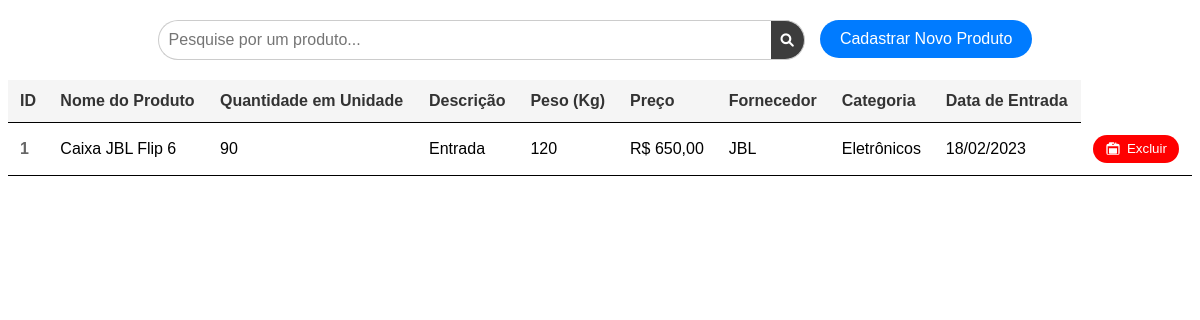
Page /salvo/ (signed in) on the earlier database version.
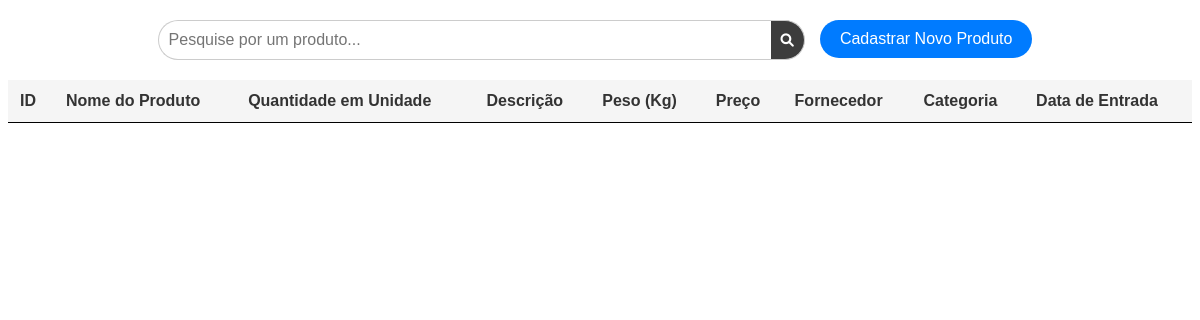
Same page on the later database version.
### gerencia_plus/models.py (models this page shows, shortened)
class Gerenciamento(models.Model):
    user = models.ForeignKey(User, on_delete=models.CASCADE)
    nome_produto = models.TextField(max_length=255)
    descricao = models.TextField(max_length=255)
    preco = models.DecimalField(max_digits=10, decimal_places=2)
    quantidade = models.IntegerField()
    peso = models.TextField(max_length=255)
    fornecedor = models.TextField(max_length=255)
    categoria = models.CharField(max_length=255)
    data_entrada = models.DateField()

### gerencia_plus/views.py (the view)
# urls.py: path('salvo/', views.salvo, name='salvo'),
@login_required  # Adicione o decorador para garantir que apenas usuários autenticados possam acessar esta view
def salvo(request):
    if request.method == 'POST':
        gere = Gerenciamento()
        gere.user = request.user  # Associe o usuário autenticado ao produto
        gere.nome_produto = request.POST.get('nome-produto')
        gere.quantidade = request.POST.get('quantidade')
        gere.descricao = request.POST.get('descricao')
        gere.peso = request.POST.get('peso-estoque')
        gere.preco = request.POST.get('preco')
        gere.fornecedor = request.POST.get('fornecedor')
        gere.categoria = request.POST.get('categoria')
        gere.data_entrada = request.POST.get('data-entrada')
        gere.save()
        return redirect('salvo')  # substitua por nome da URL que mostra a lista de produtos
    else:
        cadastro_estoque = {
            'cadastro_estoque': Gerenciamento.objects.filter(user=request.user)  # Filtra os produtos pelo usuário autenticado
        }
        return render(request, 'estoque.html', cadastro_estoque)

### gerencia_plus/templates/estoque.html (shortened to what this page needs)
<!DOCTYPE html>
<html>
<head>
    <link rel="stylesheet" href="https://cdnjs.cloudflare.com/ajax/libs/font-awesome/6.0.0-beta2/css/all.min.css">
</head>
<body>
    <div class="container">
        <div class="search-container">
            <input type="text" id="searchInput" class="search-bar" placeholder="Pesquise por um produto...">
            <button id="searchButton" class="search-button">
                <i class="fas fa-search"></i>
            </button>
            <a href="{% url 'inicial' %}">
                <button id="newItemButton" class="new-item-button">
                    Cadastrar Novo Produto
                </button>
            </a>
        </div>
        <table>
            <tr>
                <th>ID</th>
                <th>Nome do Produto</th>
                <th>Quantidade em Unidade</th>
                <th>Descrição</th>
                <th>Peso (Kg)</th>
                <th>Preço</th>
                <th>Fornecedor</th>
                <th>Categoria</th>
                <th>Data de Entrada</th>
            </tr>
            {% for item in cadastro_estoque reversed %}
            <tr>
                <td>{{ item.id }}</td>
                <td>{{ item.nome_produto }}</td>
                <td>{{ item.quantidade }}</td>
                <td>{{ item.descricao }}</td>
                <td>{{ item.peso }}</td>
                <td>R$ {{ item.preco|floatformat:2 }}</td>
                <td>{{ item.fornecedor }}</td>
                <td>{{ item.categoria }}</td>
                <td>{{ item.data_entrada|date:"d/m/Y" }}</td>
                <td>
                    <button class="delete-option" onclick="excluirItem(event)">
                        Excluir
                    </button>
                </td>
            </tr>
            {% endfor %}
        </table>
    </div>
</body>
</html>

Differences in the rows shown:
no longer on this page (row edited): Gerenciamento: id "1", nome_produto "Caixa JBL Flip 6", quantidade "90", descricao "Entrada", peso "120", preco "650,00", fornecedor "JBL", categoria "Eletrônicos", data_entrada "18/02/2023"
